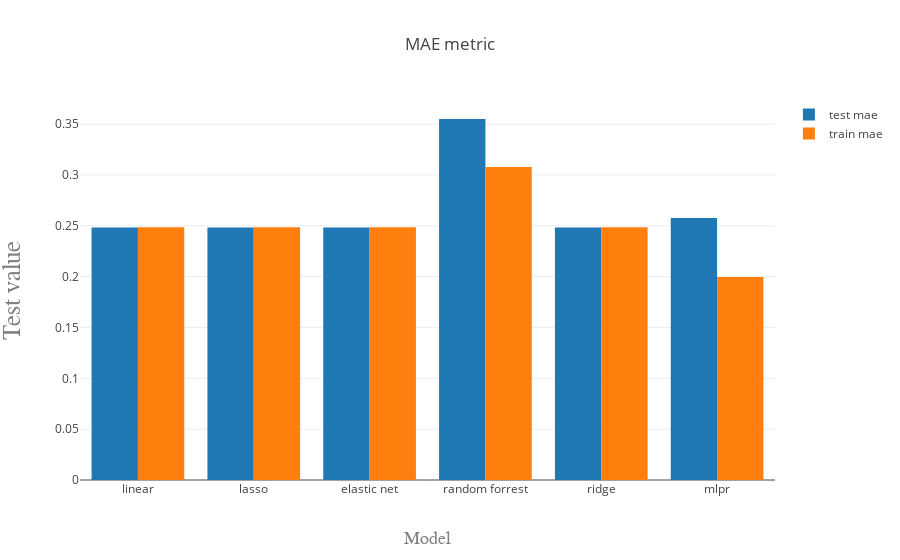

Source (notebook cell):
### Code cell
trace1 = go.Bar(
    x=results.index,
    y=results['test mae'],
    name='test mae'
)
trace2 = go.Bar(
    x=results.index,
    y=results['train mae'],
    name='train mae'
)

data = [trace1, trace2]
layout = go.Layout(
    barmode='group',
    
    title='MAE metric',
    xaxis=dict(
        title='Model',
        titlefont=dict(
            family='Courier New, monospace',
            size=18,
            color='#7f7f7f'
        )
    ),
    yaxis=dict(
        title='Test value',
        titlefont=dict(
            family='Courier New, monospace',
            size=25,
            color='#7f7f7f'
        )
    ) 
)

fig = go.Figure(data=data, layout=layout)
py.iplot(fig, filename='grouped-bar')

### Figure 1 — Plotly figure (JSON) as saved in the notebook; plotly's stock layout.template omitted (floating-point values rounded to 4 significant figures)
{"data": [{"name": "test mae", "type": "bar", "x": ["linear", "lasso", "elastic net", "random forrest", "ridge", "mlpr"], "y": [0.2483, 0.2483, 0.2483, 0.355, 0.2483, 0.2576]}, {"name": "train mae", "type": "bar", "x": ["linear", "lasso", "elastic net", "random forrest", "ridge", "mlpr"], "y": [0.2485, 0.2485, 0.2485, 0.3079, 0.2485, 0.1996]}], "layout": {"barmode": "group", "title": "MAE metric", "xaxis": {"title": "Model", "titlefont": {"color": "#7f7f7f", "family": "Courier New, monospace", "size": 18}}, "yaxis": {"title": "Test value", "titlefont": {"color": "#7f7f7f", "family": "Courier New, monospace", "size": 25}}}}
